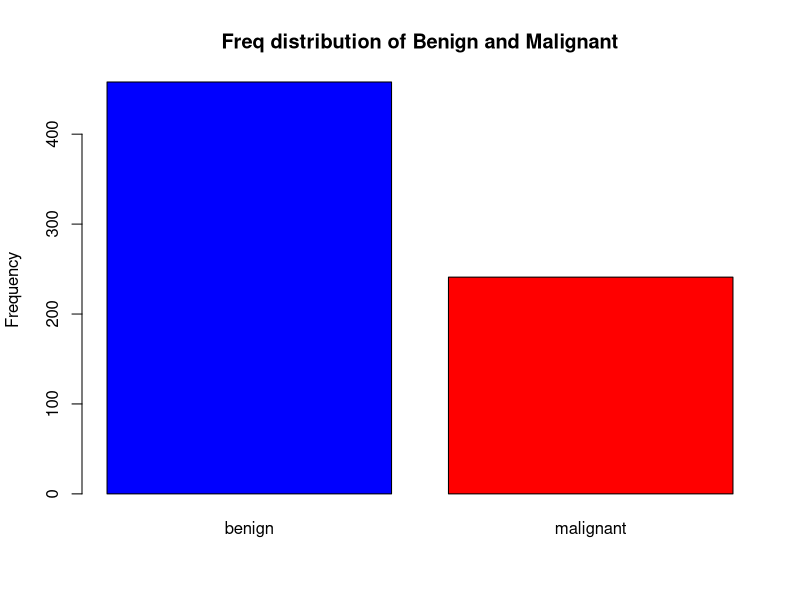
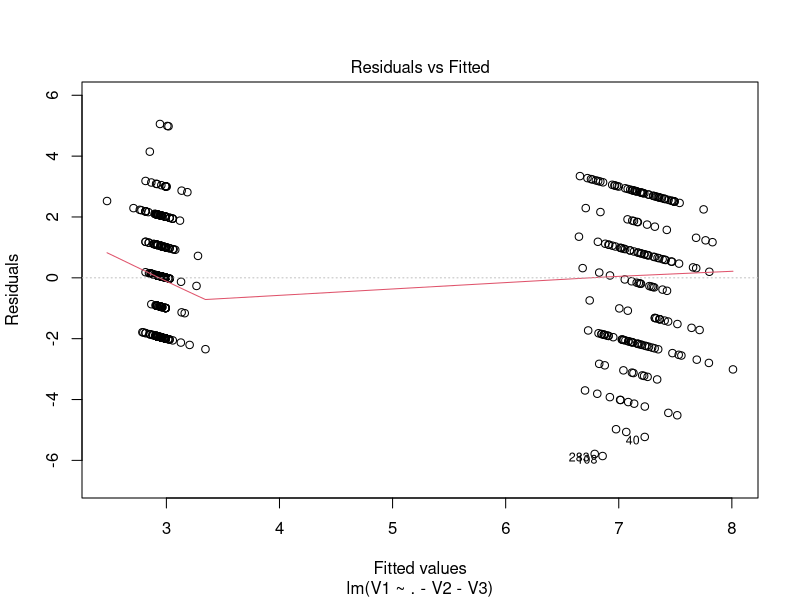
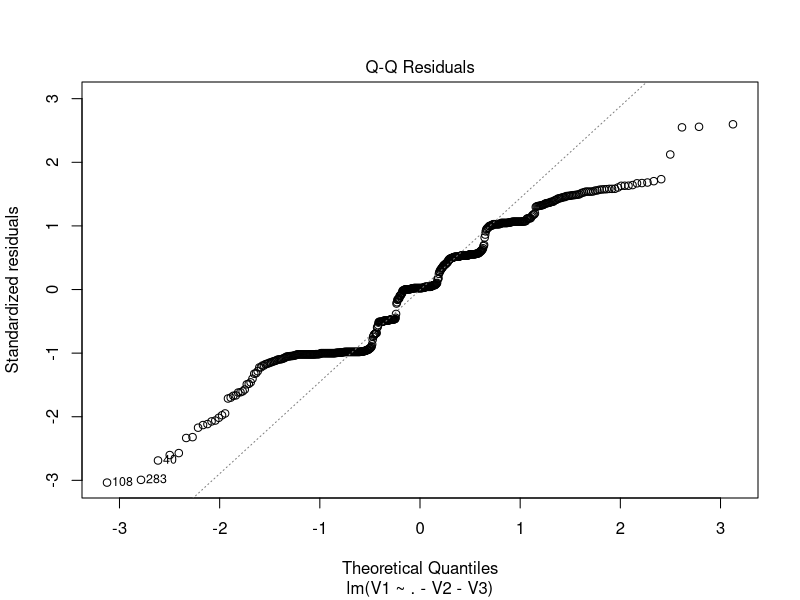
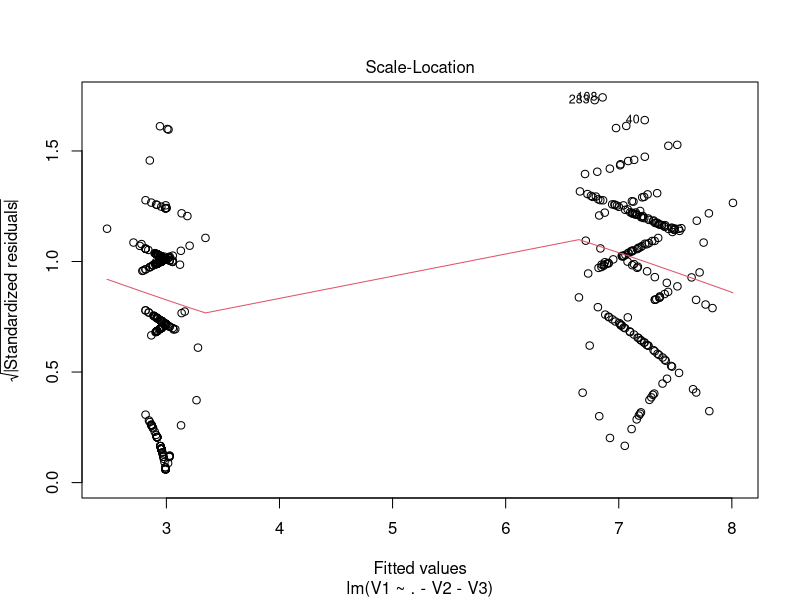
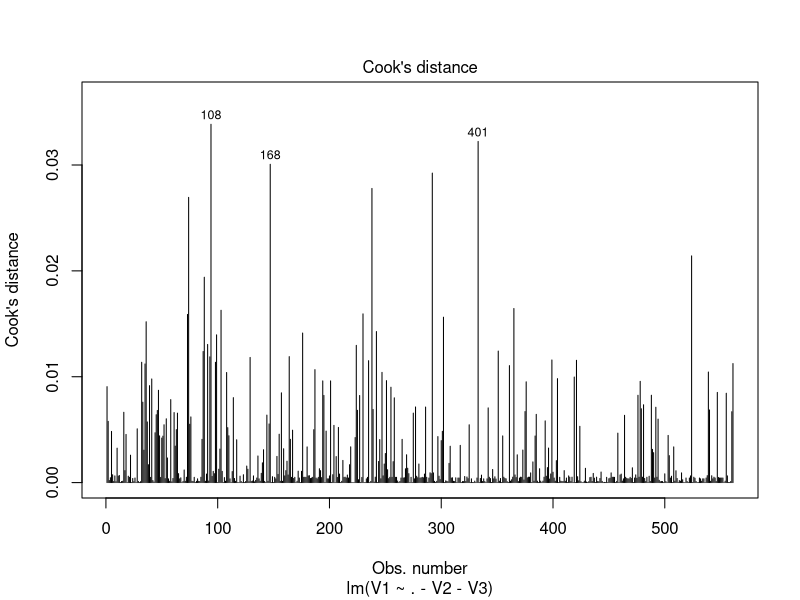

Generate these figures, in order, with R:
## ---- chunk 1
library(MASS)
library(dplyr)
library(ggplot2)
## ---- chunk 2
rm(list=ls())
## ---- chunk 3
data=biopsy
str(data)
summary(data)
sum(is.na(data$V6))
data=data%>%mutate(V6=replace(V6, is.na(V6), mean(V6, na.rm = TRUE)))
sum(is.na(data))
## ---- chunk 4
freq=table(data$class)
rel_freq=freq/nrow(data)

freq
rel_freq
## ---- chunk 5
barplot(freq,main="Freq distribution of Benign and Malignant", ylab="Frequency", col=c("blue", "red"))
## ---- chunk 6
clump_freq=table(data$V1)
cbind(clump_freq)
## ---- chunk 7
data%>%
  group_by(class)%>%
  summarize(mean(V1))
## ---- chunk 8
table(data$V5)
which.max(table(data$V5))
## ---- chunk 9
IQR(data$V5)
## ---- chunk 10
cor(data$V1, data$V5)
## ---- chunk 11
library(e1071)
skewness(data$V1)
## ---- chunk 12
library(caret)
library(car)
data=data[,2:11] #Dropped the ID column

set.seed(123)
train_samples <- data$V1 %>%
  createDataPartition(p=0.8,list=FALSE)

train <- data[train_samples,]
test <- data[-train_samples,]

model1=lm(V1~.,data=train)
summary(model1)
pred=model1%>%
  predict(test)
## ---- chunk 13

confint(model1)
RMSE(pred,test$V1)
R2(pred,test$V1)
## ---- chunk 14
vif(model1)
## ---- chunk 15
model2=lm(V1~.-V2, data=train)
pred2=model2%>%
  predict(test)
RMSE(pred2,test$V1)
R2(pred2,test$V1)

## ---- chunk 16
model3=lm(V1~.-V2-V3,data=train)
pred3=model3%>%
  predict(test)
RMSE(pred3,test$V1)
R2(pred3,test$V1)
## ---- chunk 17
model4=lm(V1~V4*V5, data=train)
pred4=model4%>%
  predict(test)
RMSE(pred4,test$V1)
R2(pred4,test$V1)
## ---- chunk 18
model5=lm(V1~V4+V5,data=train)
pred5=model5%>%
  predict(test)
RMSE(pred5,test$V1)
R2(pred5,test$V1)
## ---- chunk 19
plot(model3,1)
plot(model3,2)
plot(model3,3)
plot(model3,4)
